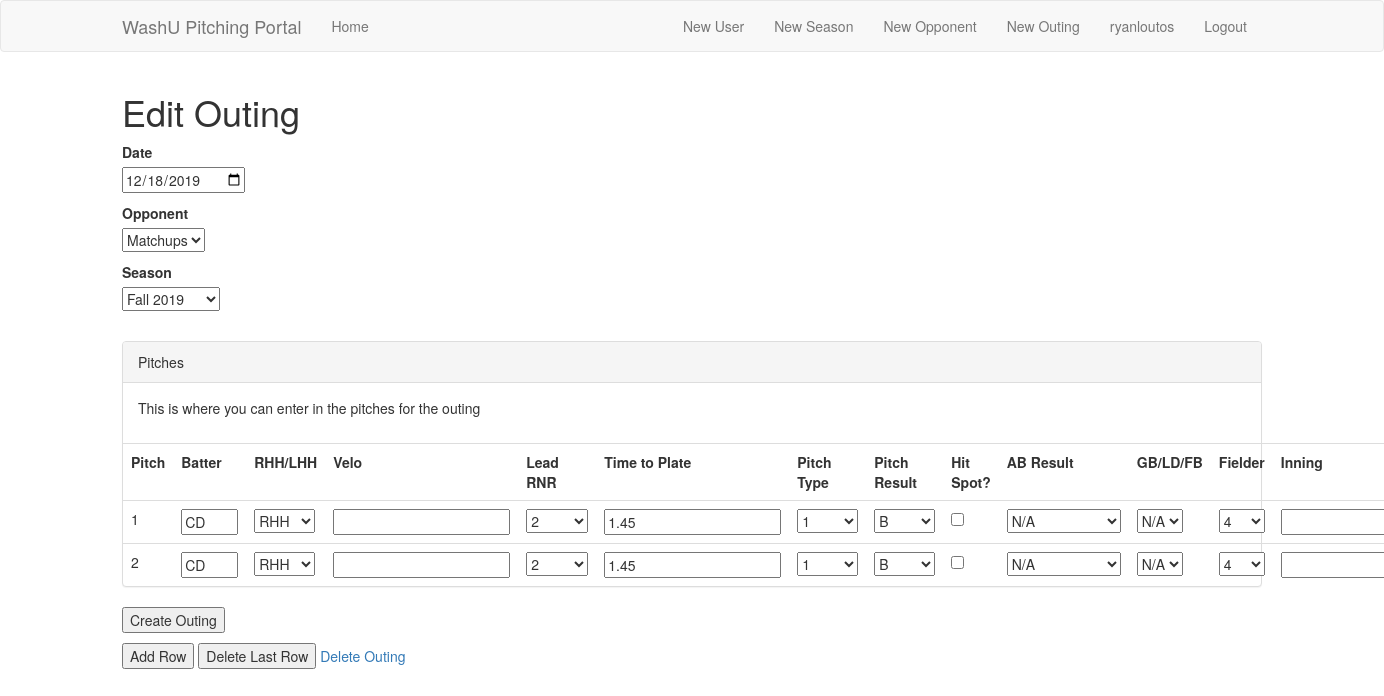
Before: /edit_outing/2 (signed in) with the older database file.
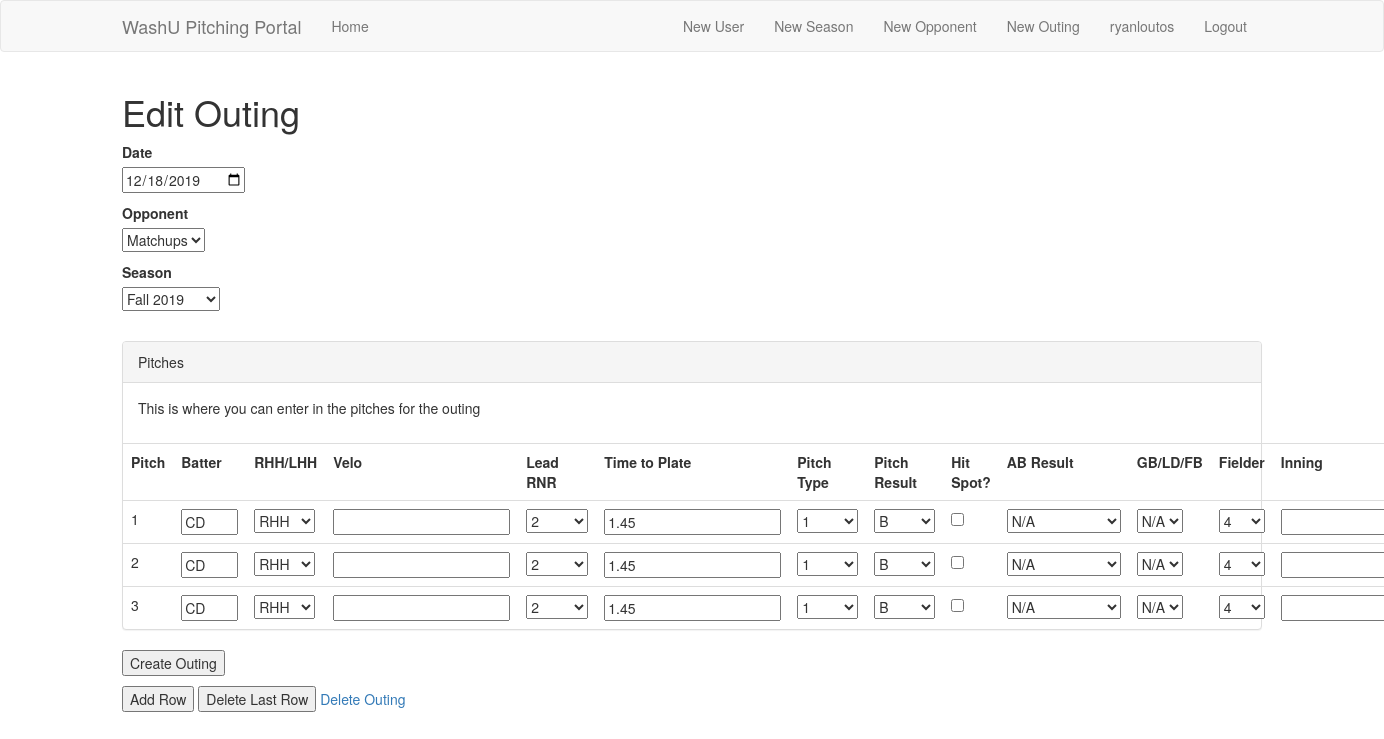
After: the same page with the newer database file.
### app/models.py (models this page shows, shortened)
class User(UserMixin, db.Model):
    id = db.Column(db.Integer, primary_key=True)
    admin = db.Column(db.Boolean, index=True)
    username = db.Column(db.String(64), index=True, unique=True)
    email = db.Column(db.String(120), index=True, unique=True)
    password_hash = db.Column(db.String(128))
    firstname = db.Column(db.String(64))
    lastname = db.Column(db.String(64))
    year = db.Column(db.String(32), index=True)
    throws = db.Column(db.String(8), index=True)
    outings = db.relationship('Outing', backref='pitcher', lazy='dynamic')

class Outing(db.Model):
    id = db.Column(db.Integer, primary_key=True)
    date = db.Column(db.Date, index=True)
    opponent_id = db.Column(db.Integer,
                            db.ForeignKey('opponent.id'),
                            index=True)
    user_id = db.Column(db.Integer, db.ForeignKey('user.id'), index=True)
    season_id = db.Column(db.Integer, db.ForeignKey('season.id'), index=True)
    pitches = db.relationship('Pitch', backref='outing', lazy='dynamic')

class Pitch(db.Model):
    id = db.Column(db.Integer, primary_key=True)
    outing_id = db.Column(db.Integer, db.ForeignKey('outing.id'), index=True)
    pitch_num = db.Column(db.Integer, index=True)
    batter_id = db.Column(db.String(16), index=True)
    batter_hand = db.Column(db.String(8), index=True)
    velocity = db.Column(db.Integer, index=True)
    lead_runner = db.Column(db.String(8), index=True)
    time_to_plate = db.Column(db.Float, index=True)
    pitch_type = db.Column(db.String(8), index=True)
    pitch_result = db.Column(db.String(8), index=True)
    hit_spot = db.Column(db.Boolean, index=True)
    count = db.Column(db.String(8), index=True)
    ab_result = db.Column(db.String(32), index=True)
    traj = db.Column(db.String(8), index=True)
    fielder = db.Column(db.String(8), index=True)
    inning = db.Column(db.Integer, index=True)

### app/routes.py (the view, shortened to what this page needs)
@app.route('/edit_outing/<outing_id>', methods=['GET', 'POST'])
@login_required
def edit_outing(outing_id):
    outing = Outing.query.filter_by(id=outing_id).first_or_404()
    user = User.query.filter_by(id=outing.user_id).first_or_404()
    all_opponents = Opponent.query.all()
    this_opponent = Opponent.query.filter_by(id=outing.opponent_id).first_or_404()
    all_seasons = Season.query.all()
    this_season = Season.query.filter_by(id=outing.season_id).first_or_404()
    if not current_user.admin:
        flash("You are not an admin and cannot edit someone else's outing")
        return redirect(url_for('index'))
    form = OutingForm()
    form.pitcher.choices = [("", user)]
    for p in range(0, outing.pitches.count()-1):
        form.pitch.append_entry()
    return render_template('edit_outing.html',
                           title='Edit Outing',
                           outing=outing,
                           all_opponents=all_opponents,
                           this_opponent=this_opponent,
                           all_seasons=all_seasons,
                           this_season=this_season,
                           form=form)

### app/forms.py
class OutingForm(FlaskForm):
    pitcher = SelectField('Pitcher', validators=[Optional()])
    date = DateField('Date', validators=[DataRequired()], format='%Y-%m-%d')
    opponent = QuerySelectField(
        query_factory=lambda: Opponent.query,
        get_pk=lambda o: o,
        get_label=lambda o: o)
    season = QuerySelectField(
        query_factory=lambda: Season.query,
        get_pk=lambda s: s,
        get_label=lambda s: s)
    pitch = FieldList(
        FormField(PitchForm),
        min_entries=1,
        max_entries=150,
        validators=[DataRequired()])
    submit = SubmitField('Create Outing')

### app/models.py (called while the page is built)
@login.user_loader
def load_user(id):
    return User.query.get(int(id))

    def __repr__(self):
        return f'{self.semester} {self.year}'

    def __repr__(self):
        return self.name

### app/templates/edit_outing.html (shortened to what this page needs)
{% extends "base.html" %}
{% block app_content %}
    <h1>Edit Outing</h1>
    <form method="post" novalidate>
        <p>
            {{ form.date.label }}<br>
            {{ form.date(class='datepicker', value=outing.date) }}<br>
        </p>
        <p>
            {{ form.opponent.label }}<br>
            <select id="opponent" name="opponent" required>
                {% for o in all_opponents %}
                    <option value="{{o}}" {% if o.id == this_opponent.id %} selected='selected' {% endif %}>{{o}}</option>
                {% endfor %}
            </select>
        </p>
        <p>
            {{ form.season.label }}<br>
            <select id="season" name="season" required>
                {% for s in all_seasons %}
                    <option value="{{s}}" {% if s.id == this_season.id %} selected='selected' {% endif %}>{{s}}</option>
                {% endfor %}
            </select>
        </p><br>
        <div class="panel panel-default">
            <div class="panel-heading">Pitches</div>
                <div class="panel-body">
                    <p>This is where you can enter in the pitches for the outing</p>
                </div>
                <table class='table' id="table">
                    <tr>
                        <th>Pitch</th>
                        <th>Batter</th>
                        <th>RHH/LHH</th>
                        <th>Velo</th>
                        <th>Lead RNR</th>
                        <th>Time to Plate</th>
                        <th>Pitch Type</th>
                        <th>Pitch Result</th>
                        <th>Hit Spot?</th>
                        <th>AB Result</th>
                        <th>GB/LD/FB</th>
                        <th>Fielder</th>
                        <th>Inning</th>
                    </tr>
                    {% for subform in form.pitch %}
                        <tr class='subform' id="pitch-{{ loop.index0 }}-form" data-index='{{ loop.index0 }}'>
                            <td>{{ loop.index0+1 }}</td>
                            <td>{{ subform.batter_id(size=4, value=outing.pitches[loop.index0].batter_id) }}</td>
                            <td>
                                <select id="pitch-{{loop.index0}}-batter_hand" name="pitch-{{loop.index0}}-batter_hand" required>
                                    <option value="RHH" {% if outing.pitches[loop.index0].batter_hand=='RHH' %} selected='selected' {% endif %}>RHH</option>
                                </select>
                            </td>
                            <td>
                                {% if outing.pitches[loop.index0].velocity == None %}
                                    {{ subform.velocity(size=4) }}
                                {% else %}
                                    {{ subform.velocity(size=4, value=outing.pitches[loop.index0].velocity) }}
                                {% endif %}
                            </td>
                            <td>
                                <select id="pitch-{{loop.index0}}-lead_runner" name="pitch-{{loop.index0}}-lead_runner" required>
                                    <option value="2" {% if outing.pitches[loop.index0].lead_runner==2 %} selected='selected' {% endif %}>2</option>
                                </select>
                            </td>
                            <td>
                                {% if outing.pitches[loop.index0].time_to_plate == None %}
                                    {{ subform.time_to_plate(size=4) }}
                                {% else %}
                                    {{ subform.time_to_plate(size=4, value=outing.pitches[loop.index0].time_to_plate) }}
                                {% endif %}
                            </td>
                            <td>
                                <select id="pitch-{{loop.index0}}-pitch_type" name="pitch-{{loop.index0}}-pitch_type" required>
                                    <option value="1" {% if outing.pitches[loop.index0].pitch_type==1 %} selected='selected' {% endif %}>1</option>
                                </select>
                            </td>
                            <td>
                                <select id="pitch-{{loop.index0}}-pitch_result" name="pitch-{{loop.index0}}-pitch_result" required>
                                    <option value="B" {% if outing.pitches[loop.index0].pitch_result=='B' %} selected='selected' {% endif %}>B</option>
                                </select>
                            </td>
                            {% if outing.pitches[loop.index0].hit_spot%}
                                <td>{{ subform.hit_spot(checked=True) }}</td>
                            {% else %}
                                <td>{{ subform.hit_spot() }}</td>
                            {% endif %}
                            <td>
                                <select id="pitch-{{loop.index0}}-ab_result" name="pitch-{{loop.index0}}-ab_result" required>
                                    <option value="" {% if outing.pitches[loop.index0].ab_result==None %} selected='selected' {% endif %}>N/A</option>
                                </select>
                            </td>
                            <td>
                                <select id="pitch-{{loop.index0}}-traj" name="pitch-{{loop.index0}}-traj" required>
                                    <option value="" {% if outing.pitches[loop.index0].fielder==None %} selected='selected' {% endif %}>N/A</option>
                                </select>
                            </td>
                            <td>
                                <select id="pitch-{{loop.index0}}-fielder" name="pitch-{{loop.index0}}-fielder" required>
                                    <option value="4" {% if outing.pitches[loop.index0].fielder==4 %} selected='selected' {% endif %}>4</option>
                                </select>
                            </td>
                            <td>
                                {% if outing.pitches[loop.index0].inning == None %}
                                    {{ subform.inning(size=4) }}
                                {% else %}
                                    {{ subform.inning(size=4, value=outing.pitches[loop.index0].inning) }}
                                {% endif %}
                            </td>
                        </tr>
                    {% endfor %}
                </table>
        </div>
        <p>{{ form.submit() }}</p>
    </form>
    <button id="add">Add Row</button>
    <button id="delete">Delete Last Row</button>
    <a href="{{ url_for('delete_outing', outing_id=outing.id) }}">Delete Outing</a>
{% endblock %}

### app/templates/base.html (shortened to what this page needs)
{% extends 'bootstrap/base.html' %}
{% block navbar %}
    <nav class="navbar navbar-default">
        <div class="container">
            <div class="navbar-header">
                <a class="navbar-brand" href="{{ url_for('index') }}">WashU Pitching Portal</a>
            </div>
            <div class="collapse navbar-collapse" id="bs-example-navbar-collapse-1">
                <ul class="nav navbar-nav">
                    <li><a href="{{ url_for('index') }}">Home</a></li>
                </ul>
                <ul class="nav navbar-nav navbar-right">
                    {% if current_user.is_anonymous %}
                    <li><a href="{{ url_for('login') }}">Login</a></li>
                    {% else %}
                        {% if current_user.admin %}
                        <li><a href="{{ url_for('register') }}">New User</a></li>
                        <li><a href="{{ url_for('new_season') }}">New Season</a></li>
                        <li><a href="{{ url_for('new_opponent') }}">New Opponent</a></li>
                        {% endif %}
                    <li><a href="{{ url_for('new_outing') }}">New Outing</a></li>
                    <li><a href="{{ url_for('user', username=current_user.username) }}">{{ current_user.username }}</a></li>
                    <li><a href="{{ url_for('logout') }}">Logout</a></li>
                    {% endif %}
                </ul>
            </div>
        </div>
    </nav>
{% endblock %}
{% block content %}
    <div class="container">
        {% block app_content %}{% endblock %}
    </div><br><br><br><br><br><br><br><br>
{% endblock %}

Changed rows visible on the page:
added Pitch: batter_hand "RHH", lead_runner "2", pitch_type "1", pitch_result "B", fielder "4"
Other visible differences:
new list line: "3 CD  1.45 ☐ N/A N/A "
